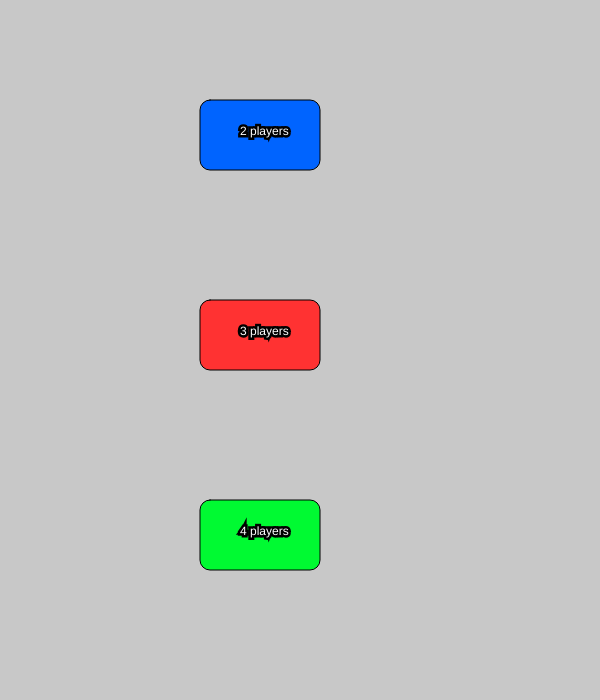
Frame 1 (no input)
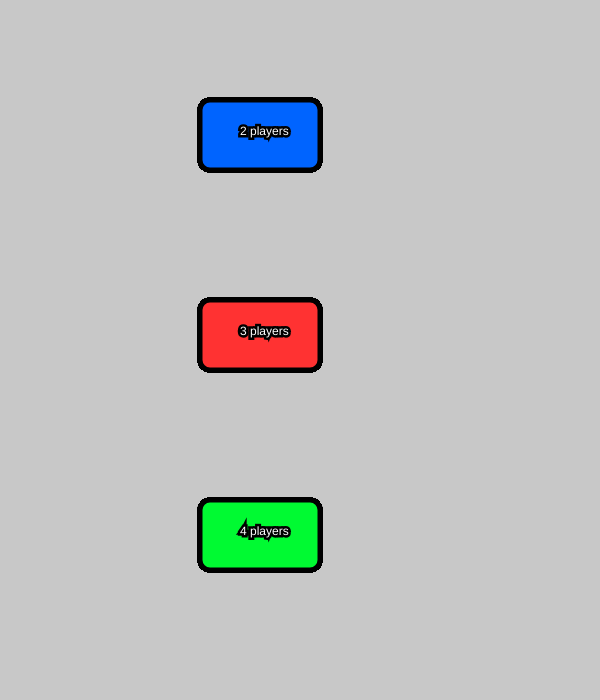
Frame 60 (no input)
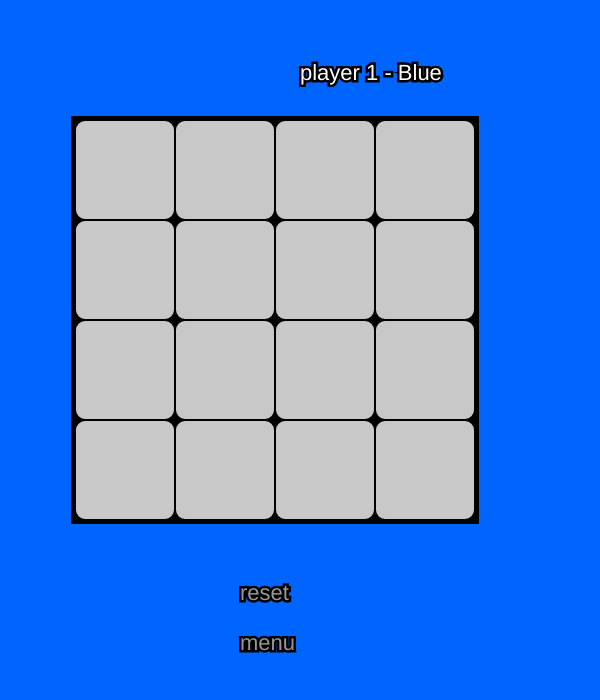
Frame 120 (the mouse pressed at the canvas centre since frame 60)

The p5.js sketch that drew these frames (run headless with seeded random() and noise() and a simulated clock; from frame 60 on, the mouse is pressed at the canvas centre):

// p5.js sketch
// ── sketch.js
let board;
let player;
let winner;
let finish;
let gamestart = 0;
let playercount = 0;

function setup() {
  createCanvas(600, 700);
  background(200)
  
  

}

function draw() {
  fill(0,100,255)
  rect(200,100,120,70,10)
  fill (255,50,50)
  rect(200,300,120,70,10)
  fill(0,250,50)
  rect(200,500,120,70,10)
  strokeWeight(5);
      stroke(0);
      fill(255);
      text("2 players", 240, 135);
      text("3 players", 240, 335);
      text("4 players", 240, 535)
 if (playercount == 2) {
  if (player == 1) {
    background(0, 100, 255);
  } else if (player == 2) {
    background(255,50,50)
  }

  

  if (gamestart == 1) {
    textSize(22);


   strokeWeight(5);
      stroke(0);
      fill(150);
      text("reset", 240, 600);
      text("menu", 240, 650);
   if (!finish) {
    if (player == 1) {
      strokeWeight(5);
      stroke(0);
      fill(255);
      text("player 1 - Blue", width / 2, 80);
    } else if (player == 2) {
      strokeWeight(5);
       stroke(0);
      fill(255);
      text("player 2 - Red", width / 2, 80);
    } 
  
   } else {
    stroke(0);
    fill(255);
    text("winner", width / 2, 80);
   }
  }

  if (gamestart == 1) {
 tekenBord();
  }
}
  if (playercount == 3) {
  if (player == 1) {
    background(0, 100, 255);
  } else if (player == 2) {
    background(255,50,50)
  } else {
    background(0,250,50)
  }

  

  if (gamestart == 1) {
    textSize(22);


   strokeWeight(5);
      stroke(0);
      fill(150);
      text("reset", 240, 600);
      text("menu", 240, 650);
   if (!finish) {
    if (player == 1) {
      strokeWeight(5);
      stroke(0);
      fill(255);
      text("player 1 - Blue", width / 2, 80);
    } else if (player == 2) {
      strokeWeight(5);
       stroke(0);
      fill(255);
      text("player 2 - Red", width / 2, 80);
    } else {
      strokeWeight(5);
       stroke(0);
      fill(255);
      text("player 3 - Green", width / 2, 80)
    }
  
   } else {
    stroke(0);
    fill(255);
    text("winner", width / 2, 80);
   }
  }

  if (gamestart == 1) {
 tekenBord();
  }
}
 if (playercount == 4) {
  if (player == 1) {
    background(0, 100, 255);
  } else if (player == 2) {
    background(255,50,50)
  } else if (player == 3){
    background(0,250,50)
  } else {
    background(255,105,180)
  }

  

  if (gamestart == 1) {
    textSize(22);


   strokeWeight(5);
      stroke(0);
      fill(150);
      text("reset", 240, 600);
      text("menu", 240, 650);
   if (!finish) {
    if (player == 1) {
      strokeWeight(5);
      stroke(0);
      fill(255);
      text("player 1 - Blue", width / 2, 80);
    } else if (player == 2) {
      strokeWeight(5);
       stroke(0);
      fill(255);
      text("player 2 - Red", width / 2, 80);
    } else if (player == 3) {
      strokeWeight(5);
       stroke(0);
      fill(255);
      text("player 3 - Green", width / 2, 80)
    } else {
      strokeWeight(5);
       stroke(0);
      fill(255);
      text("player 4 - pink", width / 2, 80)
    }
  
   } else {
    stroke(0);
    fill(255);
    text("winner", width / 2, 80);
   }
  }

  if (gamestart == 1) {
 tekenBord();
  }
}

}

function tekenBord() {
  if (playercount == 2) {
  let grootte = 130;
  let startX = 75;
  let startY = 120;

  
  fill(0);
  stroke(0);
  strokeWeight(8);
  rect(startX, startY, grootte * 3, grootte * 3);

  
  for (let rij = 0; rij < 3; rij++) {
    for (let kolom = 0; kolom < 3; kolom++) {

      let x = startX + kolom * grootte;
      let y = startY + rij * grootte;

      
      fill(200);
      stroke(0);
      strokeWeight(2);
      rect(x, y, grootte, grootte,10);

      
      if (board[rij][kolom] == 1) {
        
        stroke(0, 100, 255);
        strokeWeight(8);

        line(x + 30, y + 30, x + grootte - 30, y + grootte - 30);
        line(x + grootte - 30, y + 30, x + 30, y + grootte - 30);

      } else if (board[rij][kolom] == 2) {
      
        noFill();
        stroke(255, 50, 50);
        strokeWeight(8);

        circle(
          x + grootte / 2,
          y + grootte / 2,
          grootte - 60
        );
      } 
      
    }
  }
}
  if (playercount == 3) {
  let grootte = 100;
  let startX = 75;
  let startY = 120;

  
  fill(0);
  stroke(0);
  strokeWeight(8);
  rect(startX, startY, grootte * 4, grootte * 4);

  
  for (let rij = 0; rij < 4; rij++) {
    for (let kolom = 0; kolom < 4; kolom++) {

      let x = startX + kolom * grootte;
      let y = startY + rij * grootte;

      
      fill(200);
      stroke(0);
      strokeWeight(2);
      rect(x, y, grootte, grootte,10);

      
      if (board[rij][kolom] == 1) {
        
        stroke(0, 100, 255);
        strokeWeight(8);

        line(x + 30, y + 30, x + grootte - 30, y + grootte - 30);
        line(x + grootte - 30, y + 30, x + 30, y + grootte - 30);

      } else if (board[rij][kolom] == 2) {
      
        noFill();
        stroke(255, 50, 50);
        strokeWeight(8);

        circle(
          x + grootte / 2,
          y + grootte / 2,
          grootte - 60
        );
      } else if (board[rij][kolom] == 3) {

        noFill();
        stroke(50,255,50)
        strokeWeight(8)
        
        rect(x + 30, y + 30, grootte - 60)
      }
      
    }
  }
}
if (playercount == 4) {
  let grootte = 80;
  let startX = 75;
  let startY = 120;

  
  fill(0);
  stroke(0);
  strokeWeight(8);
  rect(startX, startY, grootte * 5, grootte * 5);

  
  for (let rij = 0; rij < 5; rij++) {
    for (let kolom = 0; kolom < 5; kolom++) {

      let x = startX + kolom * grootte;
      let y = startY + rij * grootte;

      
      fill(200);
      stroke(0);
      strokeWeight(2);
      rect(x, y, grootte, grootte,10);

      
      if (board[rij][kolom] == 1) {
        
        stroke(0, 100, 255);
        strokeWeight(8);

        line(x + 30, y + 30, x + grootte - 30, y + grootte - 30);
        line(x + grootte - 30, y + 30, x + 30, y + grootte - 30);

      } else if (board[rij][kolom] == 2) {
      
        noFill();
        stroke(255, 50, 50);
        strokeWeight(8);

        circle(
          x + grootte / 2,
          y + grootte / 2,
          grootte - 60
        );
      } else if (board[rij][kolom] == 3) {

        noFill();
        stroke(50,255,50)
        strokeWeight(6)
        
        push()
        translate(x,y)
        triangle(40,25,25,50,55,50,10)
        pop()
      }
      else if (board[rij][kolom] == 4) {

        noFill();
        stroke(255,105,180)
        strokeWeight(8)
        
        rect(x + 30, y + 30, grootte - 60)
      }
      
    }
  }
}
}

function mousePressed() {
  
if (gamestart == 0) {
  gamestart = 1;
 
 if (
    mouseX >= 200 && 
    mouseX < 320 && 
    mouseY >= 100 && 
    mouseY < 170) {
    board = [
    ["", "", ""],
    ["", "", ""],
    ["", "", ""],
  ];

  player = 1;
  winner = 0;
  finish = false;
  playercount = 2;
  }
 if (
    mouseX >= 200 && 
    mouseX < 320 && 
    mouseY >= 300 && 
    mouseY < 370) {
    board = [
    ["", "", "",""],
    ["", "", "",""],
    ["", "", "",""],
    ["", "", "",""],
  ];

  player = 1;
  winner = 0;
  finish = false;
  playercount = 3;
  }
  if (
    mouseX >= 200 && 
    mouseX < 320 && 
    mouseY >= 500 && 
    mouseY < 570) {
    board = [
    ["", "", "", "", ""],
    ["", "", "", "", ""],
    ["", "", "", "", ""],
    ["", "", "", "", ""],
    ["", "", "", "", ""],
  ];

  player = 1;
  winner = 0;
  finish = false;
  playercount = 4;
  }
  
} else {
  
  if (gamestart == 1) {
  if (playercount == 2) {
 if (
    mouseX >= 150 && 
    mouseX < 300 && 
    mouseY >= 570 && 
    mouseY < 620) {
    board = [
    ["", "", ""],
    ["", "", ""],
    ["", "", ""],
  ];

  player = 1;
  winner = 0;
  finish = false;
  }
 if (
   mouseX >= 150 && 
    mouseX < 300 && 
    mouseY >= 630 && 
    mouseY < 660) {
      board = [
    ["", "", ""],
    ["", "", ""],
    ["", "", ""],
  ];

  player = 1;
  winner = 0;
  finish = false;
    }
  if (finish) {
    return;
  }
 if (gamestart == 1) {
  let grootte = 130;
  let startX = 75;
  let startY = 120;

  
  if (
    mouseX >= startX &&
    mouseX < startX + grootte * 3 &&
    mouseY >= startY &&
    mouseY < startY + grootte * 3
  ) {

  
    let kolom = floor((mouseX - startX) / grootte);
    let rij = floor((mouseY - startY) / grootte);

   
    if (board[rij][kolom] == "") {

      board[rij][kolom] = player;

     
      if (controleerWinnaar()) {
        finish = true;
        winner = "player " + player + " heeft gewonnen!";
      }

      
      else if (bordVol()) {
        finish = true;
        winner = "Gelijkspel!";
      }

      
      else {
        if (player == 1) {
          player = 2;
        } else if (player == 2) {
          player = 1;
        }
      }
    }
  }
 } 
}
}
if (playercount == 3) {
 if (
    mouseX >= 150 && 
    mouseX < 300 && 
    mouseY >= 570 && 
    mouseY < 650) {
    board = [
    ["", "", "",""],
    ["", "", "",""],
    ["", "", "",""],
    ["", "", "",""],
  ];

  player = 1;
  winner = 0;
  finish = false;
  }
  if (finish) {
    return;
  }
 if (gamestart == 1) {
  let grootte = 100;
  let startX = 75;
  let startY = 120;

  
  if (
    mouseX >= startX &&
    mouseX < startX + grootte * 4 &&
    mouseY >= startY &&
    mouseY < startY + grootte * 4
  ) {

  
    let kolom = floor((mouseX - startX) / grootte);
    let rij = floor((mouseY - startY) / grootte);

   
    if (board[rij][kolom] == "") {

      board[rij][kolom] = player;

     
      if (controleerWinnaar()) {
        finish = true;
        winner = "player " + player + " heeft gewonnen!";
      }

      
      else if (bordVol()) {
        finish = true;
        winner = "Gelijkspel!";
      }

      
      else {
        if (player == 1) {
          player = 2;
        } else if (player == 2) {
          player = 3;
        } else {
          player = 1
        }
      }
    }
  }
 } 
}
if (playercount == 4) {
 if (
    mouseX >= 150 && 
    mouseX < 300 && 
    mouseY >= 570 && 
    mouseY < 650) {
    board = [
    ["", "", "", "", ""],
    ["", "", "", "", ""],
    ["", "", "", "", ""],
    ["", "", "", "", ""],
    ["", "", "", "", ""],
  ];

  player = 1;
  winner = 0;
  finish = false;
  }
  if (finish) {
    return;
  }
 if (gamestart == 1) {
  let grootte = 75;
  let startX = 75;
  let startY = 120;

  
  if (
    mouseX >= startX &&
    mouseX < startX + grootte * 5 &&
    mouseY >= startY &&
    mouseY < startY + grootte * 5
  ) {

  
    let kolom = floor((mouseX - startX) / grootte);
    let rij = floor((mouseY - startY) / grootte);

   
    if (board[rij][kolom] == "") {

      board[rij][kolom] = player;

     
      if (controleerWinnaar()) {
        finish = true;
        winner = "player " + player + " heeft gewonnen!";
      }

      
      else if (bordVol()) {
        finish = true;
        winner = "Gelijkspel!";
      }

      
      else {
        if (player == 1) {
          player = 2;
        } else if (player == 2) {
          player = 3;
        } else if (player == 3) {
          player = 4;
        } else {
          player = 1;
        }
      }
    }
  }
 } 
}
}
}

function controleerWinnaar() {
  if(playercount == 2) {
  
  for (let rij = 0; rij < 3; rij++) {
    if (
      board[rij][0] != "" &&
      board[rij][0] == board[rij][1] &&
      board[rij][1] == board[rij][2] 
    ) {
      return true;
    }
  }

 
  for (let kolom = 0; kolom < 3; kolom++) {
    if (
      board[0][kolom] != "" &&
      board[0][kolom] == board[1][kolom] &&
      board[1][kolom] == board[2][kolom] 
    ) {
      return true;
    }
  }


  if (
    board[0][0] != "" &&
    board[0][0] == board[1][1] &&
    board[1][1] == board[2][2] 
  ) {
    return true;
  }


  if (
    board[0][2] != "" &&
    board[0][2] == board[1][1] &&
    board[1][1] == board[2][0] 
  ) {
    return true;
  }

  return false;
}
 if(playercount == 3) {
  
  for (let rij = 0; rij < 4; rij++) {
    if (
      board[rij][0] != "" &&
      board[rij][0] == board[rij][1] &&
      board[rij][1] == board[rij][2] &&
      board[rij][2] == board[rij][3]
    ) {
      return true;
    }
  }

 
  for (let kolom = 0; kolom < 4; kolom++) {
    if (
      board[0][kolom] != "" &&
      board[0][kolom] == board[1][kolom] &&
      board[1][kolom] == board[2][kolom] &&
      board[2][kolom] == board[3][kolom]
    ) {
      return true;
    }
  }


  if (
    board[0][0] != "" &&
    board[0][0] == board[1][1] &&
    board[1][1] == board[2][2] &&
    board[2][2] == board[3][3]
  ) {
    return true;
  }


  if (
    board[0][2] != "" &&
    board[0][2] == board[1][1] &&
    board[1][1] == board[2][0] &&
    board[2][0] == board[3][0]
  ) {
    return true;
  }

  return false;
}
if(playercount == 4) {
  
  for (let rij = 0; rij < 5; rij++) {
    if (
      board[rij][0] != "" &&
      board[rij][0] == board[rij][1] &&
      board[rij][1] == board[rij][2] &&
      board[rij][2] == board[rij][3] &&
      board[rij][3] == board[rij][4]
    ) {
      return true;
    }
  }

 
  for (let kolom = 0; kolom < 5; kolom++) {
    if (
      board[0][kolom] != "" &&
      board[0][kolom] == board[1][kolom] &&
      board[1][kolom] == board[2][kolom] &&
      board[2][kolom] == board[3][kolom] &&
      board[3][kolom] == board[4][kolom]
    ) {
      return true;
    }
  }


  if (
    board[0][0] != "" &&
    board[0][0] == board[1][1] &&
    board[1][1] == board[2][2] &&
    board[2][2] == board[3][3] &&
    board[3][3] == board[4][4]
  ) {
    return true;
  }


  if (
    board[0][2] != "" &&
    board[0][2] == board[1][1] &&
    board[1][1] == board[2][0] &&
    board[2][0] == board[3][0] &&
    board[3][0] == board[4][0]
  ) {
    return true;
  }

  return false;
}
}

function bordVol() {
  if (playercount == 2) {
  for (let rij = 0; rij < 3; rij++) {
    for (let kolom = 0; kolom < 3; kolom++) {

      if (board[rij][kolom] == "") {
        return false;
      }
    }
  }

  return true;
}
if (playercount == 3) {
  for (let rij = 0; rij < 4; rij++) {
    for (let kolom = 0; kolom < 4; kolom++) {

      if (board[rij][kolom] == "") {
        return false;
      }
    }
  }

  return true;
}
if (playercount == 4) {
  for (let rij = 0; rij < 5; rij++) {
    for (let kolom = 0; kolom < 5; kolom++) {

      if (board[rij][kolom] == "") {
        return false;
      }
    }
  }

  return true;
}
}
